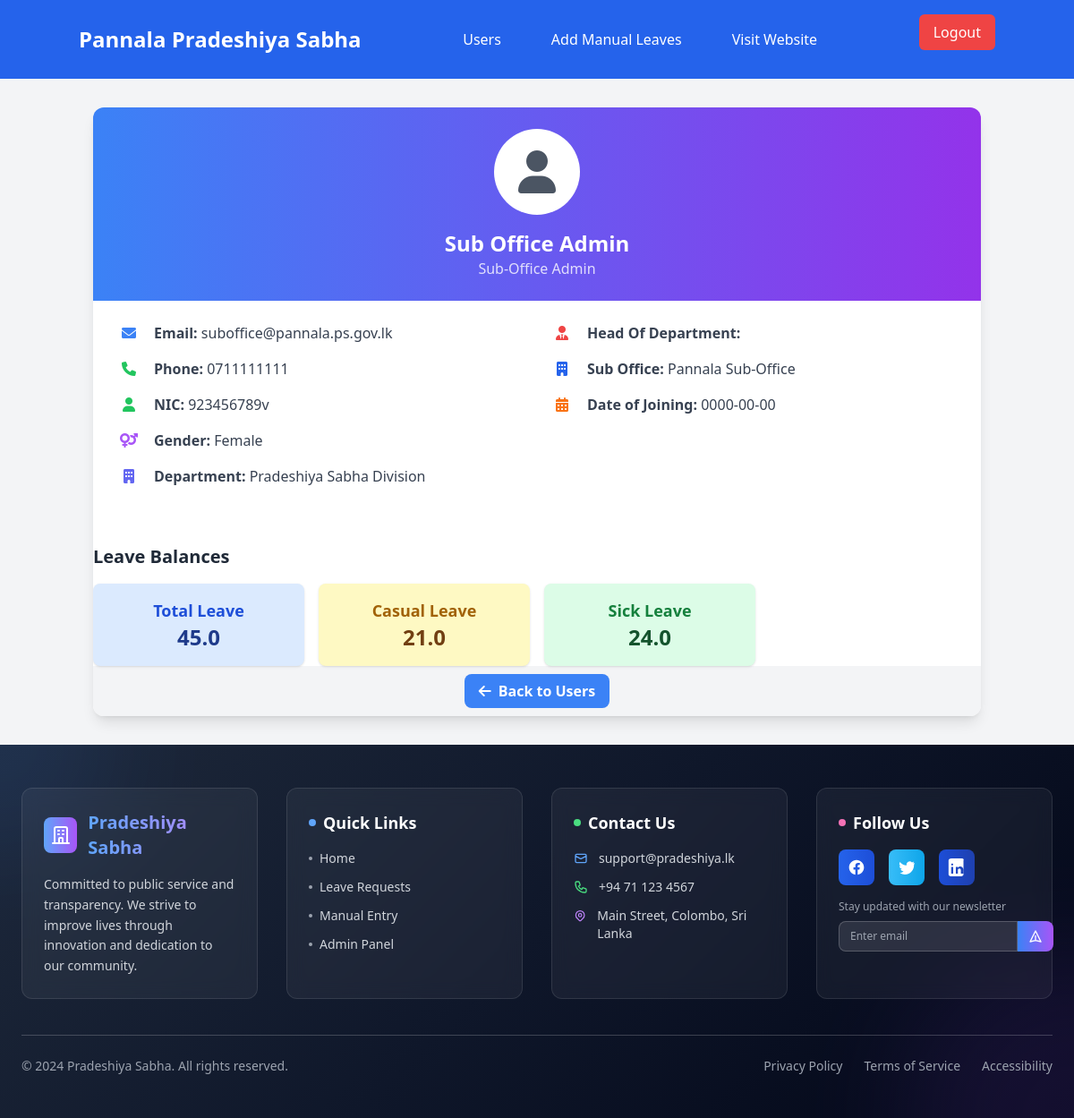
Page /admin/view-user.php?id=7 (signed in) on the committed database.
### tables this page shows
CREATE TABLE `wp_pradeshiya_sabha_users` (
  `ID` int NOT NULL,
  `username` varchar(255) NOT NULL,
  `password` varchar(255) NOT NULL,
  `first_name` varchar(255) NOT NULL,
  `last_name` varchar(255) NOT NULL,
  `gender` enum('Male','Female') NOT NULL,
  `email` varchar(255) NOT NULL,
  `address` text NOT NULL,
  `NIC` varchar(12) NOT NULL,
  `service_number` varchar(50) NOT NULL,
  `phone_number` varchar(20) DEFAULT NULL,
  `designation` varchar(255) NOT NULL,
  `sub_office` varchar(255) NOT NULL,
  `date_of_joining` date NOT NULL,
  `created_at` timestamp NOT NULL DEFAULT CURRENT_TIMESTAMP,
  `updated_at` timestamp NOT NULL DEFAULT CURRENT_TIMESTAMP ON UPDATE CURRENT_TIMESTAMP,
  `leave_balance` decimal(3,1) NOT NULL DEFAULT '20.0',
  `duty_leave_count` int DEFAULT '0',
  `casual_leave_balance` decimal(3,1) NOT NULL DEFAULT '21.0',
  `sick_leave_balance` decimal(3,1) NOT NULL DEFAULT '24.0',
  `department_id` int DEFAULT NULL,
  `designation_id` int DEFAULT NULL
);

CREATE TABLE `wp_departments` (
  `department_id` int NOT NULL,
  `department_name` varchar(255) NOT NULL
);

### admin/view-user.php (the view, shortened to what this page needs)
<?php
require '../includes/dbconfig.php';
require '../includes/admin-navbar.php';
$admin_office = $_SESSION['user']['sub_office'] ?? '';
$user_id = intval($_GET['id']);
$sql = "SELECT u.*, d.department_name
        FROM wp_pradeshiya_sabha_users u
        LEFT JOIN wp_departments d ON u.department_id = d.department_id
        WHERE u.ID = ? AND u.sub_office = ?";
$stmt = $conn->prepare($sql);
$stmt->bind_param("is", $user_id, $admin_office);
$stmt->execute();
$result = $stmt->get_result();
$user = $result->fetch_assoc();
?>
<!DOCTYPE html>
<html lang="en">
<head>
    <script src="https://cdn.tailwindcss.com"></script>
    <link href="https://cdnjs.cloudflare.com/ajax/libs/font-awesome/6.0.0-beta3/css/all.min.css" rel="stylesheet">
</head>
<body class="bg-gray-100">
    <div class="container mx-auto px-4 py-8">
        <div class="user-card bg-white rounded-xl shadow-lg overflow-hidden max-w-5xl mx-auto">
            <div class="bg-gradient-to-r from-blue-500 to-purple-600 p-6 text-center">
                <div class="w-24 h-24 rounded-full bg-white mx-auto mb-4 flex items-center justify-center">
                    <i class="fas fa-user text-5xl text-gray-600"></i>
                </div>
                <h1 class="text-2xl font-bold text-white">
                    <?php echo htmlspecialchars($user['first_name'] . ' ' . $user['last_name']); ?>
                </h1>
                <p class="text-white opacity-80"><?php echo htmlspecialchars($user['designation']); ?></p>
            </div>
            <div class="p-6">
                <div class="grid grid-cols-1 md:grid-cols-2 gap-6">
                    <div class="space-y-4">
                        <div class="detail-item" style="animation-delay: 0.1s">
                            <div class="flex items-center">
                                <i class="fas fa-envelope text-blue-500 mr-3 w-8 text-center"></i>
                                <p class="text-gray-700">
                                    <strong>Email:</strong> <?php echo htmlspecialchars($user['email']); ?>
                                </p>
                            </div>
                        </div>
                        <div class="detail-item" style="animation-delay: 0.2s">
                            <div class="flex items-center">
                                <i class="fas fa-phone text-green-500 mr-3 w-8 text-center"></i>
                                <p class="text-gray-700">
                                    <strong>Phone:</strong> <?php echo htmlspecialchars($user['phone_number']); ?>
                                </p>
                            </div>
                        </div>
                        <div class="detail-item" style="animation-delay: 0.3s">
                            <div class="flex items-center">
                                <i class="fas fa-user text-green-500 mr-3 w-8 text-center"></i>
                                <p class="text-gray-700">
                                    <strong>NIC:</strong> <?php echo htmlspecialchars($user['NIC']); ?>
                                </p>
                            </div>
                        </div>
                        <div class="detail-item" style="animation-delay: 0.4s">
                            <div class="flex items-center">
                                <i class="fas fa-venus-mars text-purple-500 mr-3 w-8 text-center"></i>
                                <p class="text-gray-700">
                                    <strong>Gender:</strong> <?php echo htmlspecialchars($user['gender']); ?>
                                </p>
                            </div>
                        </div>
                        <div class="detail-item" style="animation-delay: 0.5s">
                            <div class="flex items-center">
                                <i class="fas fa-building text-indigo-500 mr-3 w-8 text-center"></i>
                                <p class="text-gray-700">
                                    <strong>Department:</strong> <?php echo htmlspecialchars($user['department_name']); ?>
                                </p>
                            </div>
                        </div>
                    </div>
                    <div class="space-y-4">
                        <div class="detail-item" style="animation-delay: 0.6s">
                            <div class="flex items-center">
                                <i class="fas fa-user-tie text-red-500 mr-3 w-8 text-center"></i>
                                <p class="text-gray-700">
                                    <strong>Head Of Department:</strong> <?php echo htmlspecialchars($user['head_of_department']); ?>
                                </p>
                            </div>
                        </div>
                        <div class="detail-item" style="animation-delay: 0.7s">
                            <div class="flex items-center">
                                <i class="fas fa-building text-blue-600 mr-3 w-8 text-center"></i>
                                <p class="text-gray-700">
                                    <strong>Sub Office:</strong> <?php echo htmlspecialchars($user['sub_office']); ?>
                                </p>
                            </div>
                        </div>
                        <div class="detail-item" style="animation-delay: 0.8s">
                            <div class="flex items-center">
                                <i class="fas fa-calendar-alt text-orange-500 mr-3 w-8 text-center"></i>
                                <p class="text-gray-700">
                                    <strong>Date of Joining:</strong> <?php echo htmlspecialchars($user['date_of_joining']); ?>
                                </p>
                            </div>
                        </div>
                    </div>
                </div>
            </div>
            <div class="mt-10">
                <h2 class="text-xl font-bold text-gray-800 mb-4">Leave Balances</h2>
                <div class="grid grid-cols-1 md:grid-cols-4 gap-4 text-center">
                    <div class="bg-blue-100 p-4 rounded-lg shadow">
                        <h3 class="text-lg font-semibold text-blue-700">Total Leave</h3>
                        <p class="text-2xl text-blue-900 font-bold"><?php echo htmlspecialchars($user['leave_balance']); ?></p>
                    </div>
                    <div class="bg-yellow-100 p-4 rounded-lg shadow">
                        <h3 class="text-lg font-semibold text-yellow-700">Casual Leave</h3>
                        <p class="text-2xl text-yellow-900 font-bold"><?php echo htmlspecialchars($user['casual_leave_balance']); ?></p>
                    </div>
                    <div class="bg-green-100 p-4 rounded-lg shadow">
                        <h3 class="text-lg font-semibold text-green-700">Sick Leave</h3>
                        <p class="text-2xl text-green-900 font-bold"><?php echo htmlspecialchars($user['sick_leave_balance']); ?></p>
                    </div>
                </div>
            </div>
            <div class="bg-gray-100 p-4 text-center">
                <a href="manage-users.php" class="bg-blue-500 hover:bg-blue-600 text-white font-bold py-2 px-4 rounded-lg transition duration-300 ease-in-out transform hover:scale-105">
                    <i class="fas fa-arrow-left mr-2"></i>Back to Users
                </a>
            </div>
        </div>
    </div>
    <?php require '../includes/admin-footer.php'; ?>
</body>
</html>

### admin/view-user.php (style rules this page uses)
.user-card { transition: transform 0.3s ease, box-shadow 0.3s ease; }
.detail-item { opacity: 0; animation: fadeInSlide 0.6s forwards; }

### rows in the picture
wp_pradeshiya_sabha_users: first_name+last_name "Sub Office Admin", designation "Sub-Office Admin", email "suboffice@pannala.ps.gov.lk", phone_number "0711111111", NIC "923456789v", gender "Female", department.department_name "Pradeshiya Sabha Division", sub_office "Pannala Sub-Office", date_of_joining "0000-00-00", leave_balance "45.0", casual_leave_balance "21.0", sick_leave_balance "24.0"
